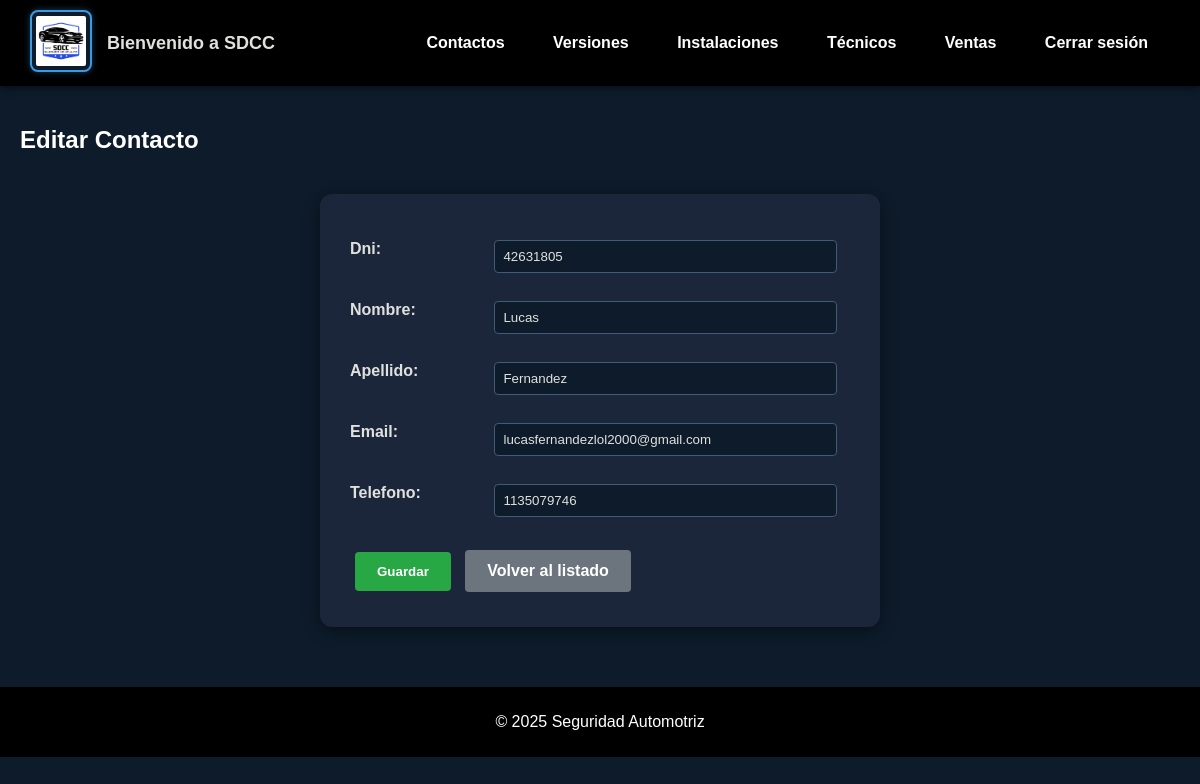
/contactos/editar/8/ (signed in), run on the app's committed database.
### App/models.py (models this page shows, shortened)
class Contacto(models.Model):
    dni = models.IntegerField(unique=True)
    nombre = models.CharField(max_length=25)
    apellido = models.CharField(max_length=25)
    email = models.EmailField(max_length=40)
    telefono = models.CharField(max_length=10)

### App/views.py (the view)
# urls.py: path('contactos/editar/<int:pk>/', editar_contacto, name='contacto_update'),
@solo_superusuario
def editar_contacto(request, pk):
    contacto = get_object_or_404(Contacto, pk=pk)
    form = ContactoForm(request.POST or None, instance=contacto)
    if form.is_valid():
        form.save()
        return redirect('contacto_list')
    return render(request, 'App/contacto_form.html', {'form': form})

### App/forms.py
class ContactoForm(forms.ModelForm):
    class Meta:
        model = Contacto
        fields = ['dni', 'nombre', 'apellido', 'email', 'telefono']

### App/views.py (called while the page is built)
def solo_superusuario(view_func):
    return user_passes_test(lambda u: u.is_superuser)(view_func)

### App/Templates/App/contacto_form.html (shortened to what this page needs)
{% extends 'App/base.html' %}
{% block content %}
<h2>{% if form.instance.pk %}Editar{% else %}Nuevo{% endif %} Contacto</h2>
<form method="post" class="formulario-alineado">
    {{ form.as_p }}
    <button type="submit" class="btn-crear">Guardar</button>
    <a href="{% url 'contacto_list' %}" class="btn-cancelar">Volver al listado</a>
</form>
{% endblock %}

### App/static/App/estilos.css (style rules this page uses)
body { margin: 0; font-family: Arial, sans-serif; background-color: #0D1B2A; color: white; }
.btn-crear, .btn-actualizar, .btn-eliminar, .btn-cancelar { padding: 10px 20px; border: 2px solid transparent; border-radius: 4px; font-weight: bold; margin: 5px; text-decoration: none; display: inline-block; transition: border-color 0.2s, background 0.2s; }
.btn-crear { background-color: #28a745; color: white; }
.btn-cancelar { background-color: #6c757d; color: white; }
.formulario-alineado { max-width: 500px; margin: 40px auto; background: #1B263B; padding: 30px; border-radius: 12px; box-shadow: 0 4px 16px rgba(0,0,0,0.4); }
.formulario-alineado label { display: inline-block; width: 140px; color: #E0E1DD; font-weight: bold; vertical-align: top; margin-bottom: 10px; }
.formulario-alineado input, .formulario-alineado select, .formulario-alineado textarea { width: 65%; padding: 8px; margin-bottom: 12px; border: 1px solid #415A77; border-radius: 4px; background: #0D1B2A; color: #E0E1DD; }

### data on the page
Contacto: dni "42631805", nombre "Lucas", apellido "Fernandez", email "lucasfernandezlol2000@gmail.com", telefono "1135079746"
